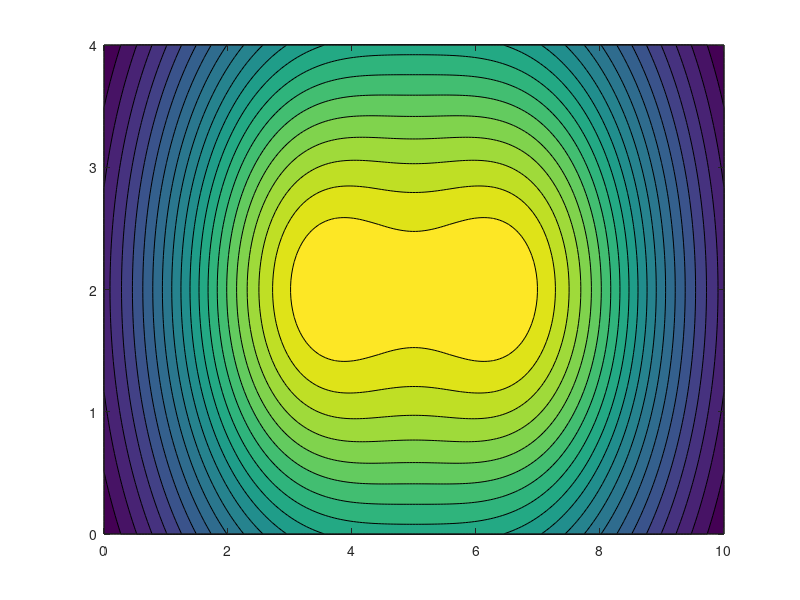

Write the MATLAB code that produced this figure. (Note: this script raises an error after producing the figure.)
length = 10;
width = 4;
height = 3;

P = 150; % Power per bulb
y_b = 2; % Center line of the room

x = linspace(0, length, 200);
y = linspace(0, width, 80);
[X, Y] = meshgrid(x, y);

positions = [3 7; 2 8; 1 9];

for k = 1:size(positions,1)
    x_1 = positions(k,1);
    x_2 = positions(k,2);
    
    R1 = sqrt((X - x_1).^2 + (Y - y_b).^2 + height^2);
    R2 = sqrt((X - x_2).^2 + (Y - y_b).^2 + height^2);
    
    I = P./(4*pi*R1.^2) + P./(4*pi*R2.^2);
    
    figure
    contourf(X, Y, I, 20)
    colormap('parula')
    colorbar
    title(['Brightness on Floor (Two 150W Bulbs at x = ' ...
        num2str(x1) ' and ' num2str(x2) ')'])
    xlabel('(m)')
    ylabel('(m)')
end
